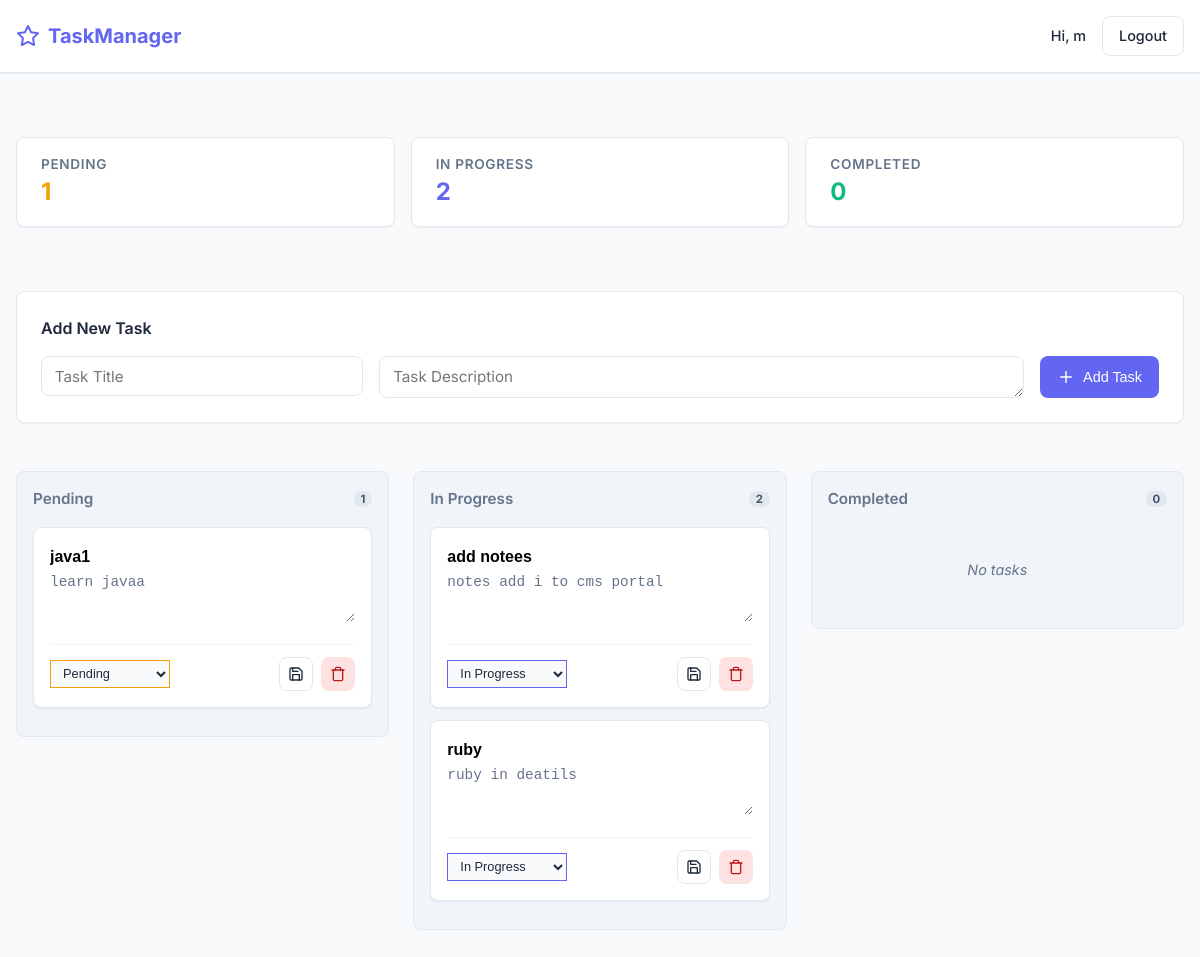
/tasks/dashboard (signed in), run on an earlier commit of the app's database.
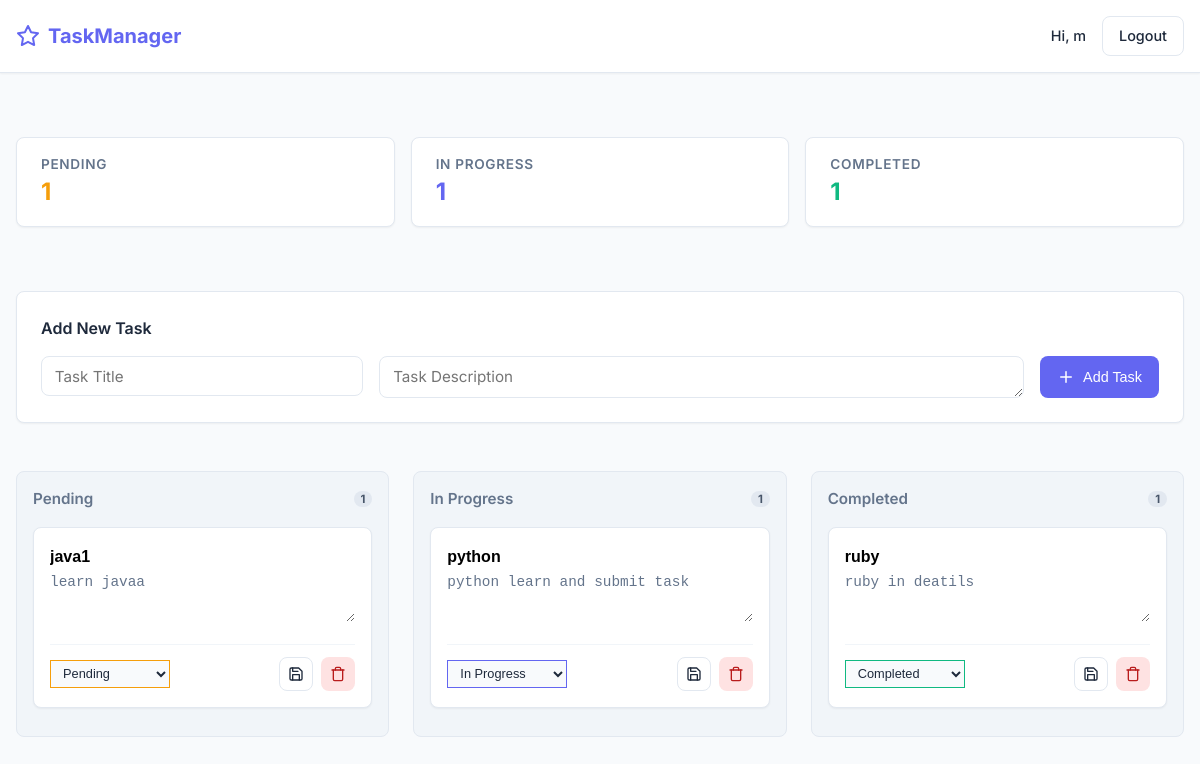
And on a later commit of the database.
### app/models/task.py (models this page shows)
class Task(db.Model):
    __tablename__ = "tasks"
    id = db.Column(db.Integer, primary_key=True)
    title = db.Column(db.String(200), nullable=False)
    description = db.Column(db.Text, nullable=False)
    status = db.Column(db.String(50), default="pending")
    user_id = db.Column(db.Integer, db.ForeignKey("user.id"), nullable=False)

### app/routes/tasks.py (the view)
@tasks_bp.route("/dashboard")
@login_required
def dashboard():
    tasks = Task.query.filter_by(user_id=session["user_id"]).all()
    counts = {
        "pending": sum(t.status == "pending" for t in tasks),
        "in_progress": sum(t.status == "in-progress" for t in tasks),
        "completed": sum(t.status == "completed" for t in tasks),
    }
    return render_template("tasks/dashboard.html", tasks=tasks, counts=counts)

### app/routes/auth.py (called while the page is built)
def login_required(f):
    @wraps(f)
    def decorated(*args, **kwargs):
        if "user_id" not in session:
            return redirect(url_for("auth.login"))
        return f(*args, **kwargs)
    return decorated

### app/templates/tasks/dashboard.html (shortened to what this page needs)
{% extends "base.html" %}
{% block content %}
<div class="dashboard-layout">
    <div class="stats-bar">
        <div class="stat-card">
            <span class="stat-label">Pending</span>
            <span class="stat-value" style="color: var(--warning)">{{ counts.pending }}</span>
        </div>
        <div class="stat-card">
            <span class="stat-label">In Progress</span>
            <span class="stat-value" style="color: var(--primary)">{{ counts.in_progress }}</span>
        </div>
        <div class="stat-card">
            <span class="stat-label">Completed</span>
            <span class="stat-value" style="color: var(--success)">{{ counts.completed }}</span>
        </div>
    </div>
    <div class="card mb-4">
        <h4 style="margin-bottom: 1rem;">Add New Task</h4>
        <form id="addForm" style="display: grid; gap: 1rem; grid-template-columns: 1fr 2fr auto; align-items: start;">
            <input name="title" placeholder="Task Title" required>
            <textarea name="description" placeholder="Task Description" required rows="1"
                style="height: 42px; padding-top: 10px;"></textarea>
            <button type="submit" class="btn btn-primary" style="height: 42px;">
                <svg width="18" height="18" viewBox="0 0 24 24" fill="none" stroke="currentColor" stroke-width="2"
                    stroke-linecap="round" stroke-linejoin="round" style="margin-right: 0.5rem;">
                    <line x1="12" y1="5" x2="12" y2="19"></line>
                    <line x1="5" y1="12" x2="19" y2="12"></line>
                </svg>
                Add Task
            </button>
        </form>
    </div>
    <div class="task-board">
        {% for status, label in [('pending','Pending'),('in-progress','In Progress'),('completed','Completed')] %}
        <div class="task-column">
            <div class="column-header">
                {{ label }}
                <span class="badge badge-count">
                    {% set count = 0 %}
                    {% for task in tasks if task.status == status %}{% set count = count + 1 %}{% endfor -%}
                    {{ namespace(val=0).val + (tasks|selectattr("status", "equalto", status)|list|length) }}
                </span>
            </div>
            {% for task in tasks if task.status == status %}
            <div class="task-card" data-id="{{ task.id }}">
                <input class="title task-input-title" value="{{ task.title }}">
                <textarea class="desc task-textarea-desc"
                    oninput="this.style.height = ''; this.style.height = this.scrollHeight + 'px'">{{ task.description }}</textarea>
                <div class="task-actions">
                    <select class="status task-status-select form-select" onchange="saveTask({{ task.id }})"
                        style="border-color: {% if task.status == 'completed' %}var(--success){% elif task.status == 'in-progress' %}var(--primary){% else %}var(--warning){% endif %}; color: inherit;">
                        <option value="pending" {% if task.status=='pending' %}selected{% endif %}>Pending</option>
                        <option value="in-progress" {% if task.status=='in-progress' %}selected{% endif %}>In Progress
                        </option>
                        <option value="completed" {% if task.status=='completed' %}selected{% endif %}>Completed
                        </option>
                    </select>
                    <div style="display: flex; gap: 0.5rem;">
                        <button type="button" class="btn btn-outline btn-icon" onclick="saveTask({{ task.id }})"
                            title="Save Changes">
                        </button>
                        <button type="button" class="btn btn-danger btn-icon" onclick="deleteTask({{ task.id }})"
                            title="Delete Task">
                            <svg width="16" height="16" viewBox="0 0 24 24" fill="none" stroke="currentColor"
                                stroke-width="2" stroke-linecap="round" stroke-linejoin="round">
                                <polyline points="3 6 5 6 21 6"></polyline>
                                <path
                                    d="M19 6v14a2 2 0 0 1-2 2H7a2 2 0 0 1-2-2V6m3 0V4a2 2 0 0 1 2-2h4a2 2 0 0 1 2 2v2">
                                </path>
                            </svg>
                        </button>
                    </div>
                </div>
            </div>
            {% endfor %}
            {% if (tasks|selectattr("status", "equalto", status)|list|length) == 0 %}
            <div
                style="text-align: center; color: var(--text-muted); padding: 2rem; font-size: 0.9rem; font-style: italic;">
                No tasks
            </div>
            {% endif %}
        </div>
        {% endfor %}
    </div>
</div>
{% endblock %}

### app/templates/base.html (shortened to what this page needs)
<!DOCTYPE html>
<html lang="en">
<head>
    <link rel="stylesheet" href="{{ url_for('static', filename='css/style.css') }}">
</head>
<body>
    <nav class="navbar">
        <div class="container navbar-content">
            <a href="/" class="brand">
                <svg width="24" height="24" viewBox="0 0 24 24" fill="none" stroke="currentColor" stroke-width="2"
                    stroke-linecap="round" stroke-linejoin="round">
                    <path
                        d="M12 2l3.09 6.26L22 9.27l-5 4.87 1.18 6.88L12 17.77l-6.18 3.25L7 14.14 2 9.27l6.91-1.01L12 2z">
                    </path>
                </svg>
                TaskManager
            </a>
            <div class="nav-user">
                {% if session.get("username") %}
                <span class="user-name">Hi, {{ session.username }}</span>
                <a href="{{ url_for('auth.logout') }}" class="btn btn-outline">Logout</a>
                {% else %}
                <a href="{{ url_for('auth.login') }}" class="btn btn-primary">Login</a>
                {% endif %}
            </div>
        </div>
    </nav>
    <div class="container" style="padding-top: 2rem; padding-bottom: 2rem;">
        {% block content %}{% endblock %}
    </div>
</body>
</html>

What changed in the data, as far as the page shows it:
removed Task: title "add notees", description "notes add i to cms portal", status+id "In Progress"
added Task: title "python", description "python learn and submit task", status+id "In Progress"
changed Task "ruby": status "in-progress" → "completed" (drawn)
Also different on the page:
{{ counts.in_progress }}: "2" → "1"
{{ counts.completed }}: "0" → "1"
new list line: "In Progress 1"
new list line: "Completed 1"
list line gone: "In Progress 2"
list line gone: "Completed 0 No tasks"
